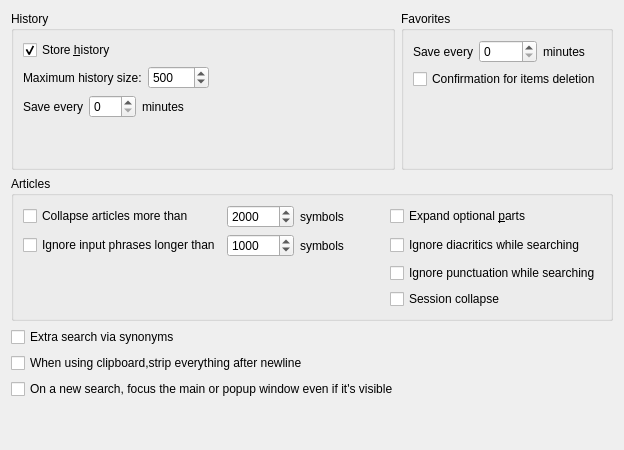
     <widget class="QWidget" name="tab_Advanced">
      <attribute name="icon">
       <iconset resource="resources.qrc">
        <normaloff>:/icons/advanced.png</normaloff>:/icons/advanced.png</iconset>
      </attribute>
      <attribute name="title">
       <string>Ad&amp;vanced</string>
      </attribute>
      <layout class="QVBoxLayout" name="verticalLayout_11">
       <item>
        <layout class="QHBoxLayout" name="horizontalLayout_15">
         <item>
          <widget class="QGroupBox" name="historyBox">
           <property name="title">
            <string>History</string>
           </property>
           <layout class="QVBoxLayout" name="verticalLayout_14">
            <item>
             <widget class="QCheckBox" name="storeHistory">
              <property name="toolTip">
               <string>Turn this option on to store history of the translated words</string>
              </property>
              <property name="text">
               <string>Store &amp;history</string>
              </property>
              <property name="checked">
               <bool>true</bool>
              </property>
             </widget>
            </item>
            <item>
             <layout class="QHBoxLayout" name="horizontalLayout_9">
              <property name="topMargin">
               <number>0</number>
              </property>
              <item>
               <widget class="QLabel" name="historySizeLabel">
                <property name="toolTip">
                 <string>Specify the maximum number of entries to keep in history.</string>
                </property>
                <property name="text">
                 <string>Maximum history size:</string>
                </property>
               </widget>
              </item>
              <item>
               <widget class="QSpinBox" name="historyMaxSizeField">
                <property name="accelerated">
                 <bool>true</bool>
                </property>
                <property name="maximum">
                 <number>99999</number>
                </property>
                <property name="value">
                 <number>500</number>
                </property>
               </widget>
              </item>
              <item>
               <spacer name="horizontalSpacer_8">
                <property name="orientation">
                 <enum>Qt::Horizontal</enum>
                </property>
                <property name="sizeHint" stdset="0">
                 <size>
                  <width>40</width>
                  <height>20</height>
                 </size>
                </property>
               </spacer>
              </item>
             </layout>
            </item>
            <item>
             <layout class="QHBoxLayout" name="horizontalLayout_10">
              <item>
               <widget class="QLabel" name="label_10">
                <property name="toolTip">
                 <string>History saving interval. If set to 0 history will be saved only during exit.</string>
                </property>
                <property name="statusTip">
                 <string/>
                </property>
                <property name="text">
                 <string>Save every</string>
                </property>
               </widget>
              </item>
              <item>
               <widget class="QSpinBox" name="historySaveIntervalField">
                <property name="statusTip">
                 <string/>
                </property>
                <property name="maximum">
                 <number>120</number>
                </property>
               </widget>
              </item>
              <item>
               <widget class="QLabel" name="label_11">
                <property name="text">
                 <string>minutes</string>
                </property>
               </widget>
              </item>
              <item>
               <spacer name="horizontalSpacer_9">
                <property name="orientation">
                 <enum>Qt::Horizontal</enum>
                </property>
                <property name="sizeHint" stdset="0">
                 <size>
                  <width>40</width>
                  <height>20</height>
                 </size>
                </property>
               </spacer>
              </item>
             </layout>
            </item>
            <item>
             <spacer name="verticalSpacer_4">
              <property name="orientation">
               <enum>Qt::Vertical</enum>
              </property>
              <property name="sizeHint" stdset="0">
               <size>
                <width>20</width>
                <height>40</height>
               </size>
              </property>
             </spacer>
            </item>
           </layout>
          </widget>
         </item>
         <item>
          <widget class="QGroupBox" name="favoritesBox">
           <property name="title">
            <string>Favorites</string>
           </property>
           <layout class="QVBoxLayout" name="verticalLayout_21">
            <item>
             <layout class="QHBoxLayout" name="horizontalLayout_16">
              <item>
               <widget class="QLabel" name="label_17">
                <property name="toolTip">
                 <string>Favorites saving interval. If set to 0 Favorites will be saved only during exit.</string>
                </property>
                <property name="text">
                 <string>Save every</string>
                </property>
               </widget>
              </item>
              <item>
               <widget class="QSpinBox" name="favoritesSaveIntervalField">
                <property name="maximum">
                 <number>120</number>
                </property>
               </widget>
              </item>
              <item>
               <widget class="QLabel" name="label_18">
                <property name="text">
                 <string>minutes</string>
                </property>
               </widget>
              </item>
             </layout>
            </item>
            <item>
             <widget class="QCheckBox" name="confirmFavoritesDeletion">
              <property name="toolTip">
               <string>Turn this option on to confirm every operation of items deletion</string>
              </property>
              <property name="text">
               <string>Confirmation for items deletion</string>
              </property>
             </widget>
            </item>
            <item>
             <spacer name="verticalSpacer_15">
              <property name="orientation">
               <enum>Qt::Vertical</enum>
              </property>
              <property name="sizeHint" stdset="0">
               <size>
                <width>20</width>
                <height>40</height>
               </size>
              </property>
             </spacer>
            </item>
           </layout>
          </widget>
         </item>
        </layout>
       </item>
       <item>
        <widget class="QGroupBox" name="groupBox_6">
         <property name="title">
          <string>Articles</string>
         </property>
         <layout class="QGridLayout" name="gridLayout_3">
          <item row="2" column="4">
           <widget class="QCheckBox" name="ignorePunctuation">
            <property name="text">
             <string>Ignore punctuation while searching</string>
            </property>
           </widget>
          </item>
          <item row="1" column="1">
           <widget class="QSpinBox" name="inputPhraseLengthLimit">
            <property name="toolTip">
             <string>Input phrases longer than this size will be ignored</string>
            </property>
            <property name="maximum">
             <number>9999999</number>
            </property>
            <property name="singleStep">
             <number>10</number>
            </property>
            <property name="value">
             <number>1000</number>
            </property>
           </widget>
          </item>
          <item row="1" column="2">
           <widget class="QLabel" name="label_19">
            <property name="text">
             <string>symbols</string>
            </property>
           </widget>
          </item>
          <item row="0" column="0">
           <widget class="QCheckBox" name="collapseBigArticles">
            <property name="toolTip">
             <string>Select this option to automatic collapse big articles</string>
            </property>
            <property name="text">
             <string>Collapse articles more than</string>
            </property>
           </widget>
          </item>
          <item row="1" column="0">
           <widget class="QCheckBox" name="limitInputPhraseLength">
            <property name="toolTip">
             <string>Turn this option on to ignore unreasonably long input text
from mouse-over, selection, clipboard or command line</string>
            </property>
            <property name="text">
             <string>Ignore input phrases longer than</string>
            </property>
            <property name="checked">
             <bool>false</bool>
            </property>
           </widget>
          </item>
          <item row="1" column="3">
           <spacer name="horizontalSpacer_14">
            <property name="orientation">
             <enum>Qt::Horizontal</enum>
            </property>
            <property name="sizeHint" stdset="0">
             <size>
              <width>40</width>
              <height>20</height>
             </size>
            </property>
           </spacer>
          </item>
          <item row="0" column="2">
           <widget class="QLabel" name="label_13">
            <property name="text">
             <string>symbols</string>
            </property>
           </widget>
          </item>
          <item row="0" column="1">
           <widget class="QSpinBox" name="articleSizeLimit">
            <property name="toolTip">
             <string>Articles longer than this size will be collapsed</string>
            </property>
            <property name="maximum">
             <number>100000</number>
            </property>
            <property name="singleStep">
             <number>50</number>
            </property>
            <property name="value">
             <number>2000</number>
            </property>
           </widget>
          </item>
          <item row="0" column="4">
           <widget class="QCheckBox" name="alwaysExpandOptionalParts">
            <property name="toolTip">
             <string>Turn this option on to always expand optional parts of articles</string>
            </property>
            <property name="text">
             <string>Expand optional &amp;parts</string>
            </property>
           </widget>
          </item>
          <item row="1" column="4">
           <widget class="QCheckBox" name="ignoreDiacritics">
            <property name="toolTip">
             <string>Turn this option on to ignore diacritics while searching articles</string>
            </property>
            <property name="text">
             <string>Ignore diacritics while searching</string>
            </property>
           </widget>
          </item>
          <item row="0" column="3">
           <spacer name="horizontalSpacer_11">
            <property name="orientation">
             <enum>Qt::Horizontal</enum>
            </property>
            <property name="sizeHint" stdset="0">
             <size>
              <width>40</width>
              <height>20</height>
             </size>
            </property>
           </spacer>
          </item>
          <item row="3" column="4">
           <widget class="QCheckBox" name="sessionCollapse">
            <property name="toolTip">
             <string>During successive searches,if one dictionary is collapsed by manual, it will remain collapsed in the next search</string>
            </property>
            <property name="text">
             <string>Session collapse</string>
            </property>
           </widget>
          </item>
         </layout>
        </widget>
       </item>
       <item>
        <widget class="QCheckBox" name="synonymSearchEnabled">
         <property name="toolTip">
          <string>Turn this option on to enable extra articles search via synonym lists
from Stardict, Babylon and GLS dictionaries</string>
         </property>
         <property name="text">
          <string>Extra search via synonyms</string>
         </property>
        </widget>
       </item>
       <item>
        <widget class="QCheckBox" name="stripClipboard">
         <property name="text">
          <string>When using clipboard,strip everything after newline</string>
         </property>
        </widget>
       </item>
       <item>
        <widget class="QCheckBox" name="raiseWindowOnSearch">
         <property name="text">
          <string>On a new search, focus the main or popup window even if it's visible</string>
         </property>
        </widget>
       </item>
       <item>
        <spacer name="verticalSpacer_17">
         <property name="orientation">
          <enum>Qt::Vertical</enum>
         </property>
         <property name="sizeHint" stdset="0">
          <size>
           <width>20</width>
           <height>40</height>
          </size>
         </property>
        </spacer>
       </item>
      </layout>
     </widget>
